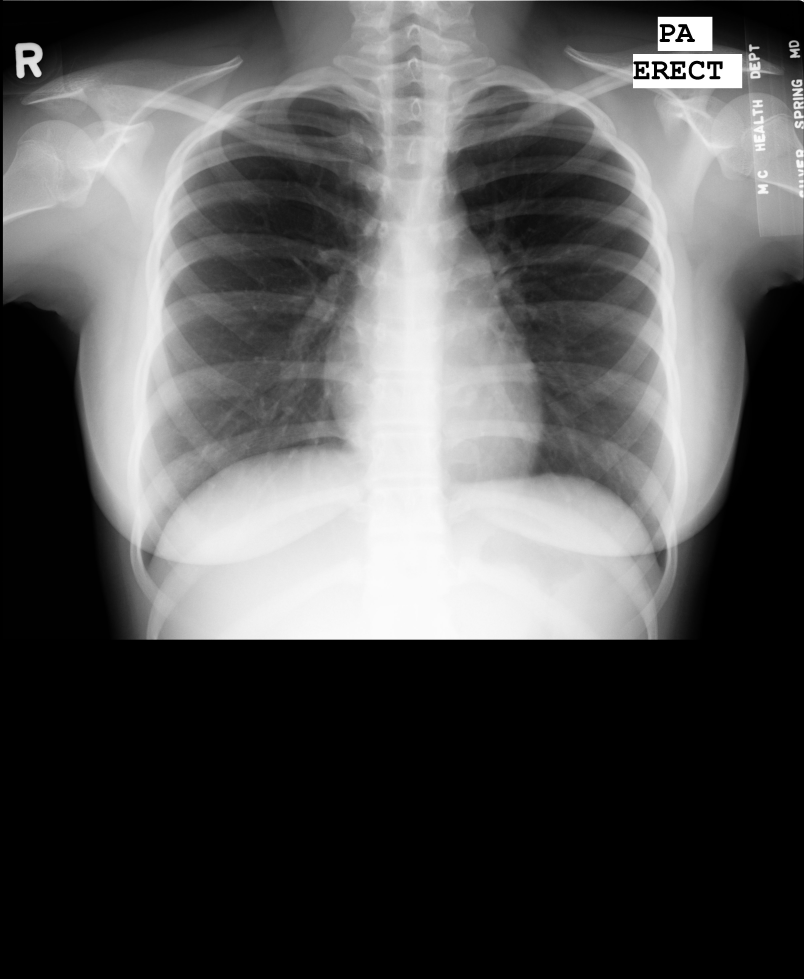
#> input picture dataset/Datasets/Chest/MCUCXR_0004_0.png, 4020 x 4892 px, found by its file name (shown at 1/5 size); its folder holds only this picture in this run; the run also reads 1 picture not shown here
$ python train_models.py
#> lines starting #> are read from the running program, lines starting #| are printed output that depends on the picture; after the words box and inside, x2 and y2 are one past the last pixel; in counts of white or black regions, pixels touching at a corner belong together
import os
import cv2
import numpy as np
import pandas as pd
import pickle
import shutil
import logging
from sklearn.ensemble import RandomForestClassifier, RandomForestRegressor

# Set up logging
logging.basicConfig(
    level=logging.INFO,
    format='%(asctime)s - %(levelname)s - %(name)s - %(message)s',
    handlers=[
        logging.StreamHandler(),
        logging.FileHandler('train.log')
    ]
)
logger = logging.getLogger(__name__)

# Configuration
DATASET_1_FOLDER = 'datasets/FracAtlas'
DATASET_2_FOLDER = 'datasets/Dataset'
PREPROCESSED_FOLDER = 'datasets/preprocessed_combined'
ANNOTATION_FILE = os.path.join(PREPROCESSED_FOLDER, 'annotations.csv')
MODEL_FOLDER = 'model'

labels = ['Chest', 'Elbow', 'Finger', 'Hand', 'Head', 'Shoulder', 'Wrist']
bone_info = {
    'Chest': {'bones': [{'name': 'Ribs', 'roi': (50, 50, 350, 350), 'description': 'Protects heart and lungs.'}, {'name': 'Sternum', 'roi': (180, 100, 220, 300), 'description': 'Breastbone in chest center.'}]},
    'Elbow': {'bones': [{'name': 'Humerus', 'roi': (50, 50, 150, 200), 'description': 'Upper arm bone.'}, {'name': 'Radius', 'roi': (150, 200, 250, 300), 'description': 'Forearm bone (thumb side).'}, {'name': 'Ulna', 'roi': (100, 200, 200, 350), 'description': 'Forearm bone (pinky side).'}]},
    'Finger': {'bones': [{'name': 'Phalanges', 'roi': (100, 100, 300, 300), 'description': 'Finger bones.'}]},
    'Hand': {'bones': [{'name': 'Metacarpals', 'roi': (100, 50, 300, 150), 'description': 'Palm bones.'}, {'name': 'Carpals', 'roi': (50, 150, 200, 250), 'description': 'Wrist bones.'}]},
    'Head': {'bones': [{'name': 'Skull', 'roi': (50, 50, 300, 300), 'description': 'Protects the brain.'}, {'name': 'Mandible', 'roi': (100, 300, 250, 350), 'description': 'Lower jawbone.'}]},
    'Sholder': {'bones': [{'name': 'Clavicle', 'roi': (50, 50, 350, 100), 'description': 'Collarbone.'}, {'name': 'Scapula', 'roi': (50, 100, 200, 300), 'description': 'Shoulder blade.'}]},
    'Wrist': {'bones': [{'name': 'Carpals', 'roi': (100, 100, 300, 300), 'description': 'Wrist bones.'}, {'name': 'Distal Radius', 'roi': (50, 50, 150, 200), 'description': 'Radius end near wrist.'}, {'name': 'Distal Ulna', 'roi': (150, 50, 250, 200), 'description': 'Ulna end near wrist.'}]}
}

# Initialize models
classifier = RandomForestClassifier(n_estimators=100, random_state=42)
fracture_clf_bone = RandomForestClassifier(n_estimators=100, random_state=42)
fracture_clf_type = RandomForestClassifier(n_estimators=100, random_state=42)
fracture_reg_x = RandomForestRegressor(n_estimators=100, random_state=42)
fracture_reg_y = RandomForestRegressor(n_estimators=100, random_state=42)

# Preprocessing functions
def preprocess_fracatlas():
    logger.info("Preprocessing FracAtlas dataset...")
    if not os.path.exists(DATASET_1_FOLDER):
        logger.error(f"FracAtlas dataset not found in {DATASET_1_FOLDER}")
        return pd.DataFrame(columns=['image_id', 'category', 'bone', 'fracture_type', 'fracture_x', 'fracture_y', 'severity'])

    dataset_csv_path = os.path.join(DATASET_1_FOLDER, 'dataset.csv')
    if not os.path.exists(dataset_csv_path):
        logger.error(f"dataset.csv not found in {DATASET_1_FOLDER}")
        return pd.DataFrame(columns=['image_id', 'category', 'bone', 'fracture_type', 'fracture_x', 'fracture_y', 'severity'])

    df = pd.read_csv(dataset_csv_path)
    logger.info(f"Loaded dataset.csv with {len(df)} entries")
    df_fractured = df[df['fractured'] == 1].copy()
    logger.info(f"Filtered {len(df_fractured)} fractured images")

    def map_category(row):
        if row['hand'] == 1:
            return 'Wrist'
        elif row['shoulder'] == 1:
            return 'Shoulder'
        return None

    df_fractured['category'] = df_fractured.apply(map_category, axis=1)
    df_fractured = df_fractured[df_fractured['category'].notnull()]
    logger.info(f"After mapping, {len(df_fractured)} images remain in FracAtlas")

    def map_bone(category):
        if category == 'Wrist':
            return 'Distal Radius'
        elif category == 'Shoulder':
            return 'Clavicle'
        return 'Unknown'

    df_fractured['bone'] = df_fractured['category'].apply(map_bone)
    df_fractured['fracture_type'] = df_fractured['fracture_count'].apply(lambda x: 'Simple' if x == 1 else 'Comminuted')
    df_fractured['severity'] = df_fractured['fracture_type'].apply(lambda x: 50 if x == 'Simple' else 80)

    def estimate_coordinates(image_id):
        img_path = os.path.join(DATASET_1_FOLDER, 'images/Fractured', image_id)
        if not os.path.exists(img_path):
            logger.warning(f"Image not found: {img_path}")
            return 200, 200
        img = cv2.imread(img_path)
        if img is None:
            logger.warning(f"Failed to load image: {img_path}")
            return 200, 200
        center_x, center_y = detect_fracture_coordinates(img)
        return center_x, center_y

    df_fractured[['fracture_x', 'fracture_y']] = df_fractured['image_id'].apply(
        lambda x: pd.Series(estimate_coordinates(x))
    )
    df_fractured = df_fractured[['image_id', 'category', 'bone', 'fracture_type', 'fracture_x', 'fracture_y', 'severity']]
    df_fractured['source'] = 'FracAtlas'
    return df_fractured

def preprocess_dataset():
    logger.info("Preprocessing new Dataset...")
    if not os.path.exists(DATASET_2_FOLDER):
        logger.error(f"Dataset not found in {DATASET_2_FOLDER}")
        return pd.DataFrame(columns=['image_id', 'category', 'bone', 'fracture_type', 'fracture_x', 'fracture_y', 'severity'])

    annotations = []
    for category in labels:
        category_path = os.path.join(DATASET_2_FOLDER, category)
        if not os.path.exists(category_path):
            logger.warning(f"Category folder {category} not found in Dataset")
            continue

        for filename in os.listdir(category_path):
            if not filename.lower().endswith(('.png', '.jpg', '.jpeg')):
                continue
            img_path = os.path.join(category_path, filename)
            img = cv2.imread(img_path)
#> img is the input picture: shape (4892, 4020, 3); min 0, max 255, mean 84.1
            if img is None:
                logger.warning(f"Failed to load image: {img_path}")
                continue

            fracture_center, _, severity, fracture_type = detect_fracture(img_path)
#> in detect_fracture, `img = cv2.resize(img, (400, 400))`:
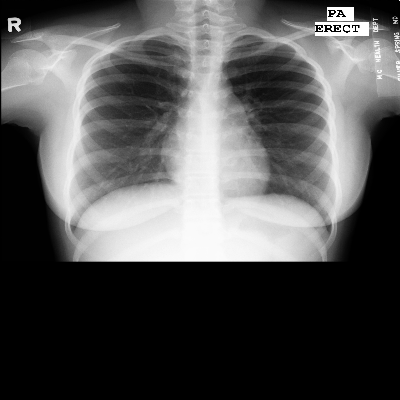
#> img: shape (400, 400); min 0, max 255, mean 84
#> in detect_fracture, `thresh = cv2.adaptiveThreshold(img, 255, cv2.ADAPTIVE_THRESH_GAUSSIAN_..`:
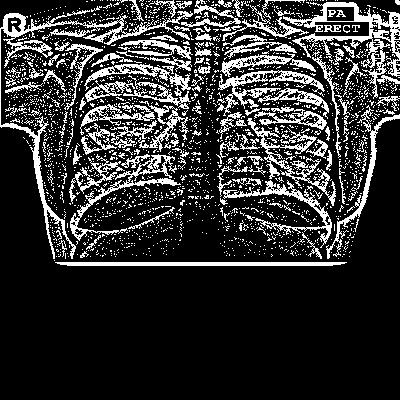
#> thresh: shape (400, 400); 19.4% white in thin lines or dots, all inside (x1, y1, x2, y2) = (0, 0, 400, 266)
#> in detect_fracture, `edges = cv2.Canny(thresh, 20, 80)`:
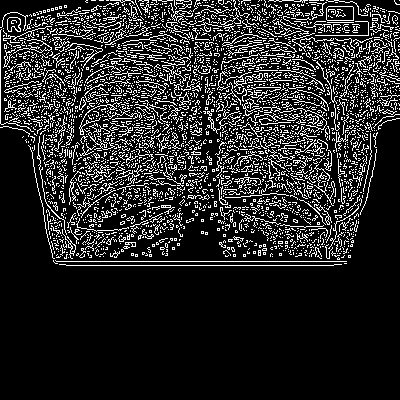
#> edges: shape (400, 400); 15.6% white in thin lines or dots, all inside (x1, y1, x2, y2) = (0, 0, 400, 266)
#> in detect_fracture, `contours, _ = cv2.findContours(edges, cv2.RETR_EXTERNAL, cv2.CHAIN_APP..`: contours = 3276 contours, 3257 with area under 20; largest, box (x1, y1, x2, y2) and area: (326, 6, 354, 21) 375, (7, 17, 21, 32) 152, (62, 229, 76, 259) 52, (170, 132, 181, 149) 50, (79, 102, 122, 135) 42
#> the loop in detect_fracture, `for contour in contours:` made 3276 passes
#> (contour, area) on passes 2, 3, 6: ([[344, 263], [346, 263]], 0), ([[55, 260], [56, 261], [346, 261], [56, 261]], 0), ([[68, 257]], 0)
#> after the loop in detect_fracture, `for contour in contours:`: fracture_centers = [(69, 244), (175, 140)]; fracture_rois = [(62, 229, 76, 259), (170, 132, 181, 149)]; severities = [1, 1]
#> in detect_fracture, `max_severity_idx = np.argmax(severities)`: max_severity_idx = 0
#> in detect_fracture, `fracture_type = "Comminuted" if severities[max_severity_idx] > 70 else..`: fracture_type = 'Simple'
#> fracture_center = (69, 244); severity = 1; fracture_type = 'Simple'
            fracture_x, fracture_y = fracture_center if fracture_center else (200, 200)
#> fracture_x = 69; fracture_y = 244
            if fracture_type == "None":
                logger.warning(f"No fracture detected in {img_path}, skipping for training.")
                continue

            bone = identify_fractured_bone(category, fracture_center, image_path=img_path)
#> in identify_fractured_bone, `fx, fy = fracture_center`: fx = 69; fy = 244
#> bone = 'Ribs'
            if bone == "None":
                bones = bone_info[category]['bones']
                bone = bones[0]['name']
                logger.warning(f"Could not identify specific bone in {img_path}, defaulting to {bone}")

            annotations.append({
                'image_id': filename,
                'category': category,
                'bone': bone,
                'fracture_type': fracture_type,
                'fracture_x': fracture_x,
                'fracture_y': fracture_y,
                'severity': severity,
                'source': 'Dataset'
            })
#> pass 2 of the loop in preprocess_dataset, `for category in labels:`:
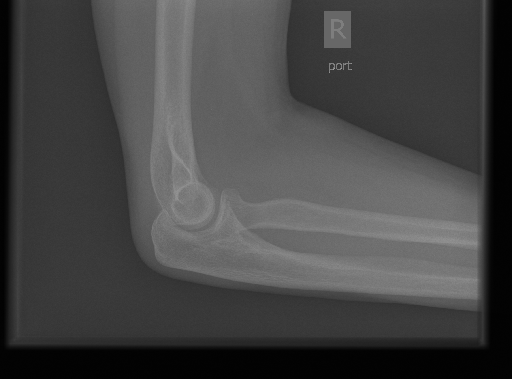
#> input picture dataset/Datasets/Elbow/1.png, 512 x 379 px, found by its file name
#> in preprocess_dataset, img is the input picture: shape (379, 512, 3); min 0, max 159, mean 68.6
#> in detect_fracture (call 2), `thresh = cv2.adaptiveThreshold(img, 255, cv2.ADAPTIVE_THRESH_GAUSSIAN_..`:
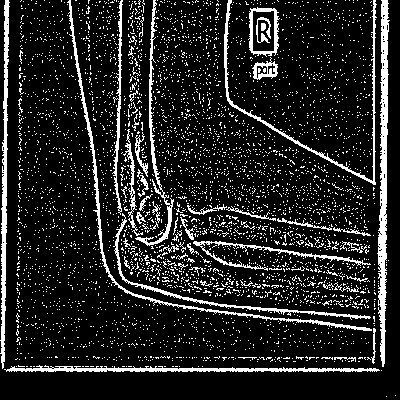
#> thresh: shape (400, 400); 14.1% white in thin lines or dots
#> in detect_fracture (call 2), `edges = cv2.Canny(thresh, 20, 80)`:
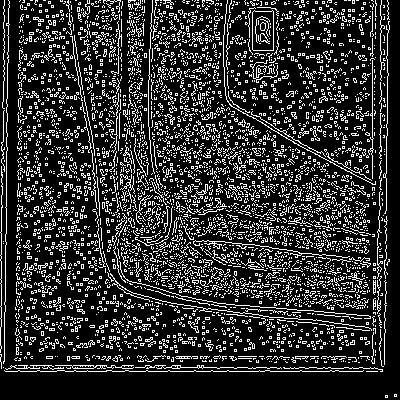
#> edges: shape (400, 400); 19% white in thin lines or dots
#> contours = 3959 contours, 3944 with area under 20; largest, box (x1, y1, x2, y2) and area: (252, 10, 274, 51) 820, (55, 365, 134, 369) 78, (135, 365, 282, 369) 45, (193, 240, 350, 258) 33, (223, 0, 376, 185) 27
#> the loop in detect_fracture (call 2), `for contour in contours:` made 3959 passes
#> area on pass 8: 45
#> after the loop in detect_fracture (call 2), `for contour in contours:`: fracture_centers = []

    df_dataset = pd.DataFrame(annotations)
    logger.info(f"Processed {len(df_dataset)} images from Dataset")
    return df_dataset

def detect_fracture_coordinates(img):
    try:
        gray = cv2.cvtColor(img, cv2.COLOR_BGR2GRAY)
        _, thresh = cv2.threshold(gray, 0, 255, cv2.THRESH_BINARY_INV + cv2.THRESH_OTSU)
        contours, _ = cv2.findContours(thresh, cv2.RETR_EXTERNAL, cv2.CHAIN_APPROX_SIMPLE)
        if contours:
            largest_contour = max(contours, key=cv2.contourArea)
            if cv2.contourArea(largest_contour) > 100:
                M = cv2.moments(largest_contour)
                if M["m00"] != 0:
                    cx = int(M["m10"] / M["m00"])
                    cy = int(M["m01"] / M["m00"])
                    return cx, cy
        return 200, 200
    except Exception as e:
        logger.error(f"Error detecting fracture coordinates: {str(e)}")
        return 200, 200

def detect_fracture(image_path):
    try:
        img = cv2.imread(image_path, cv2.IMREAD_GRAYSCALE)
        if img is None:
            logger.error(f"Failed to load image: {image_path}")
            return None, None, 0, "None"

        img = cv2.resize(img, (400, 400))
        thresh = cv2.adaptiveThreshold(img, 255, cv2.ADAPTIVE_THRESH_GAUSSIAN_C,
                                      cv2.THRESH_BINARY_INV, 11, 2)
        edges = cv2.Canny(thresh, 20, 80)
        contours, _ = cv2.findContours(edges, cv2.RETR_EXTERNAL, cv2.CHAIN_APPROX_SIMPLE)

        fracture_centers = []
        fracture_rois = []
        severities = []
        fracture_type = "None"

        if contours:
            for contour in contours:
                area = cv2.contourArea(contour)
                if area < 50 or area > 3000:
                    continue
                x, y, w, h = cv2.boundingRect(contour)
                center_x, center_y = x + w // 2, y + h // 2
                corner_size = 50
                if (center_x < corner_size or center_x > 400 - corner_size) or \
                   (center_y < corner_size or center_y > 400 - corner_size):
                    continue

                perimeter = cv2.arcLength(contour, True)
                if perimeter == 0:
                    continue
                circularity = 4 * np.pi * area / (perimeter * perimeter)
                if circularity > 0.3:
                    continue

                fracture_centers.append((center_x, center_y))
                fracture_rois.append((x, y, x + w, y + h))
                severity = min(int(area / 30), 100)
                severities.append(severity)

        if not fracture_centers:
            return None, None, 0, "None"

        max_severity_idx = np.argmax(severities)
        fracture_type = "Comminuted" if severities[max_severity_idx] > 70 else "Simple"
        return fracture_centers[max_severity_idx], fracture_rois[max_severity_idx], severities[max_severity_idx], fracture_type
    except Exception as e:
        logger.error(f"Fracture detection failed: {str(e)}")
        return None, None, 0, "None"

def identify_fractured_bone(category, fracture_center, image_path=None):
    if not fracture_center:
        return "None"

    fx, fy = fracture_center
    bones = bone_info[category]['bones']

    for bone in bones:
        x1, y1, x2, y2 = bone['roi']
        if x1 - 30 <= fx <= x2 + 30 and y1 - 30 <= fy <= y2 + 30:
            logger.debug(f"Fracture at {fx}, {fy} in {bone['name']}")
            return bone['name']

    min_distance = float('inf')
    nearest_bone = "None"
    for bone in bones:
        x1, y1, x2, y2 = bone['roi']
        bone_center_x = (x1 + x2) / 2
        bone_center_y = (y1 + y2) / 2
        distance = np.sqrt((fx - bone_center_x) ** 2 + (fy - bone_center_y) ** 2)
        if distance < min_distance:
            min_distance = distance
            nearest_bone = bone['name']

    return nearest_bone

def combine_and_save_datasets():
    df_fracatlas = preprocess_fracatlas()
    df_dataset = preprocess_dataset()
    if df_fracatlas.empty and df_dataset.empty:
        logger.error("No data available from either dataset after preprocessing")
        return pd.DataFrame(columns=['image_id', 'category', 'bone', 'fracture_type', 'fracture_x', 'fracture_y', 'severity', 'source'])

    df_combined = pd.concat([df_fracatlas, df_dataset], ignore_index=True)
    logger.info(f"Combined {len(df_combined)} annotations from both datasets")

    simple_folder = os.path.join(PREPROCESSED_FOLDER, 'Simple Bone Fracture')
    comminuted_folder = os.path.join(PREPROCESSED_FOLDER, 'Comminuted Bone Fracture')
    os.makedirs(simple_folder, exist_ok=True)
    os.makedirs(comminuted_folder, exist_ok=True)

    for _, row in df_combined.iterrows():
        image_id = row['image_id']
        fracture_type = row['fracture_type']
        source = row['source']
        if source == 'FracAtlas':
            src_path = os.path.join(DATASET_1_FOLDER, 'images/Fractured', image_id)
        else:
            src_path = os.path.join(DATASET_2_FOLDER, row['category'], image_id)
        dest_folder = simple_folder if fracture_type == 'Simple' else comminuted_folder
        dest_path = os.path.join(dest_folder, f"{source}_{image_id}")
        if os.path.exists(src_path):
            shutil.copy(src_path, dest_path)
        else:
            logger.warning(f"Image not found for copying: {src_path}")

    df_combined.to_csv(ANNOTATION_FILE, index=False)
    logger.info(f"Saved combined annotations to {ANNOTATION_FILE}")
    return df_combined

def train_bone_classifier(dataset_annotations):
    X, y = [], []
    for _, ann in dataset_annotations.iterrows():
        folder = "Comminuted Bone Fracture" if ann["fracture_type"] == "Comminuted" else "Simple Bone Fracture"
        img_path = os.path.join(PREPROCESSED_FOLDER, folder, f"{ann['source']}_{ann['image_id']}")
        img = cv2.imread(img_path, cv2.IMREAD_GRAYSCALE)
        if img is None:
            logger.warning(f"Failed to load image for training: {img_path}")
            continue
        img_resized = cv2.resize(img, (32, 32))
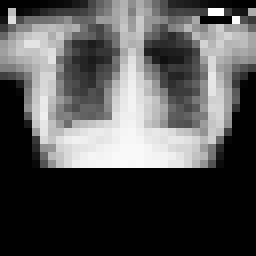
#> img_resized: shape (32, 32) (shown 8 times larger); min 0, max 255, mean 83.9
        X.append(img_resized.ravel() / 255)
        y.append(ann["category"])

    if not X:
        logger.error("No valid images for bone classifier training")
        return False

    classifier.fit(X, y)
    with open(os.path.join(MODEL_FOLDER, "model.pkl"), "wb") as f:
        pickle.dump(classifier, f)
    logger.info("Bone classifier trained and saved.")
    return True

def train_fracture_model(dataset_annotations):
    X_train, y_bone, y_type, y_x, y_y = [], [], [], [], []
    for _, ann in dataset_annotations.iterrows():
        folder = "Comminuted Bone Fracture" if ann["fracture_type"] == "Comminuted" else "Simple Bone Fracture"
        img_path = os.path.join(PREPROCESSED_FOLDER, folder, f"{ann['source']}_{ann['image_id']}")
        img = cv2.imread(img_path, cv2.IMREAD_GRAYSCALE)
        if img is None:
            logger.warning(f"Failed to load image for training: {img_path}")
            continue
        img_resized = cv2.resize(img, (32, 32))
        X_train.append(img_resized.ravel() / 255)
        y_bone.append(ann["bone"])
        y_type.append(ann["fracture_type"])
        y_x.append(ann["fracture_x"])
        y_y.append(ann["fracture_y"])

    if not X_train:
        logger.error("No valid images for fracture model training.")
        return False

    fracture_clf_bone.fit(X_train, y_bone)
    fracture_clf_type.fit(X_train, y_type)
    fracture_reg_x.fit(X_train, y_x)
    fracture_reg_y.fit(X_train, y_y)

    with open(os.path.join(MODEL_FOLDER, "fracture_clf_bone.pkl"), "wb") as f:
        pickle.dump(fracture_clf_bone, f)
    with open(os.path.join(MODEL_FOLDER, "fracture_clf_type.pkl"), "wb") as f:
        pickle.dump(fracture_clf_type, f)
    with open(os.path.join(MODEL_FOLDER, "fracture_reg_x.pkl"), "wb") as f:
        pickle.dump(fracture_reg_x, f)
    with open(os.path.join(MODEL_FOLDER, "fracture_reg_y.pkl"), "wb") as f:
        pickle.dump(fracture_reg_y, f)
    logger.info("Fracture models trained and saved.")
    return True

def main():
    os.makedirs(MODEL_FOLDER, exist_ok=True)
    os.makedirs(PREPROCESSED_FOLDER, exist_ok=True)

    dataset_annotations = combine_and_save_datasets()
    if dataset_annotations.empty:
        logger.error("Failed to preprocess datasets.")
        return

    if not train_bone_classifier(dataset_annotations):
        logger.error("Bone classifier training failed.")
        return

    if not train_fracture_model(dataset_annotations):
        logger.error("Fracture model training failed.")
        return

    logger.info("Training completed successfully.")

if __name__ == '__main__':
    main()
